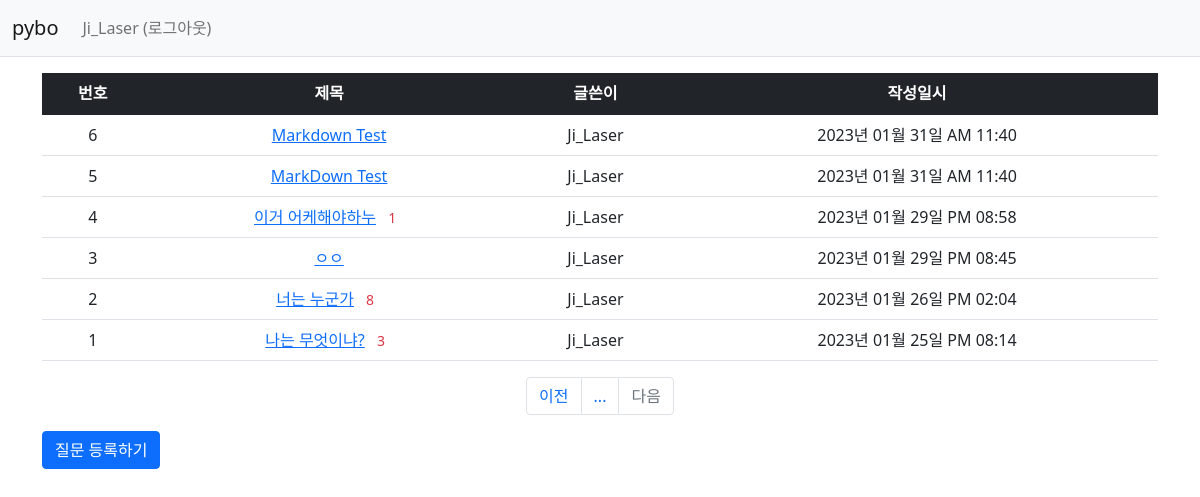
/question/list/ (signed in), run on the app's committed database.
### pybo/models.py (models this page shows)
class User(db.Model):
    id = db.Column(db.Integer, primary_key = True)
    username = db.Column(db.String(150), unique = True ,nullable = False)
    password = db.Column(db.String(150), nullable = False)
    email = db.Column(db.String(120), unique = True, nullable = False)

class Question(db.Model):
    id = db.Column(db.Integer, primary_key = True)
    subject = db.Column(db.String(255), nullable = False)
    content = db.Column(db.Text(), nullable = False)
    create_date = db.Column(db.DateTime(), nullable = False)
    user_id = db.Column(db.Integer, db.ForeignKey('user.id', ondelete='CASCADE'), nullable=False)
    user = db.relationship('User', backref=db.backref('question_set'))
    modify_date = db.Column(db.DateTime(), nullable=True)
    voter = db.relationship('User', secondary=question_voter, backref=db.backref('question_voter_set'))

### pybo/views/question_views.py (the view)
@bp.route('/list/')
def _list():
    page = request.args.get('page', type=int, default=1)  # 페이지
    question_list = Question.query.order_by(Question.create_date.desc())
    question_list = question_list.paginate(page=page, per_page=10)
    return render_template('question/question_list.html', question_list=question_list)

### pybo/filter.py (called while the page is built)
def format_datetime(value, fmt='%Y년 %m월 %d일 %p %I:%M'):
    return value.strftime(fmt)

### pybo/views/auth_views.py (called while the page is built)
@bp.before_app_request
def load_logged_in_user():
    user_id = session.get('user_id')
    if user_id is None:
        g.user = None
    else:
        g.user = User.query.get(user_id)

### pybo/templates/question/question_list.html
{% extends 'base.html' %}
{% block content %}
<div class="container my-3">
    <table class="table">
        <thead>
        <tr class="text-center table-dark">
            <th>번호</th>
            <th style="with: 50%">제목</th>
            <th>글쓴이</th>
            <th>작성일시</th>
        </tr>
        </thead>
        <tbody>
        {% if question_list %}
        {% for question in question_list.items %}
        <tr class="text-center">
            <td>{{ question_list.total - ((question_list.page-1)* question_list.per_page) - loop.index0 }}</td>
            <td class="text-center">
                <a href="{{ url_for('question.detail', question_id=question.id) }}">{{ question.subject }}</a>
                {% if question.answer_set|length > 0 %}
                <span class="text-danger small mx-2">{{ question.answer_set|length }}</span>
                {% endif %}
            </td>
            <td>
                {{ question.user.username }}
            </td>
            <td>{{ question.create_date|datetime }}</td>
        </tr>
        {% endfor %}
        {% else %}
        <tr>
            <td colspan="3">질문이 없습니다.</td>
        </tr>
        {% endif %}
        </tbody>
    </table>
    <ul class="pagination justify-content-center">
        {% if question_list.has_prev %}
        <li class="page-item">
            <a class="page-link" href="?page={{ question_list.prev_num }}">이전</a>
        </li>
        {% else %}
        <li class="page-item diasbled">
            <a class="page-link" tabindex="-1" aria-disabled="true" href="javascript:void(0)">이전</a>
        </li>
        {% endif %}
        {% for page_num in question_list.iter_pages() %}
        {% if page_num %}
        {% if page_num != question_list.page %}
        <li class="page-item">
            <a class="page-link" href="?page={{ page_num }}">{{ page_num }}</a>
        </li>
        {% else %}
        <li class="page-item activate" aria-current="page">
            <a class="page-link" href="javascript:void(0)">...</a>
        </li>
        {% endif %}
        {% else %}
        <li class="disabled">
            <a class="page-link" href="javascript:void(0)">...</a>
        </li>
        {% endif %}
        {% endfor %}
        {% if question_list.has_next %}
        <li class="page-item">
            <a class="page-link" href="?page={{ question_list.next_num }}">다음</a>
        </li>
        {% else %}
        <li class="page-item disabled">
            <a class="page-link" tabindex="-1" aria-disabled="true" href="javascript:void(0)">다음</a>
        </li>
        {% endif %}
    </ul>
    <a href="{{ url_for('question.create') }}" class="btn btn-primary">질문 등록하기</a>
</div>
{% endblock %}

### pybo/templates/navbar.html (shortened to what this page needs)
<nav class="navbar navbar-expand-lg navbar-light bg-light border-bottom">
    <div class="container-fluid">
        <a class="navbar-brand" href="{{ url_for('main.index')}}">pybo</a>
        <div class="collapse navbar-collapse" id="navbarSupportedContent">
            {% if g.user %}
            <ul class="navbar-nav">
                <li class="nav-item ">
                    <a class="nav-link" href="{{ url_for('auth.logout') }}">{{ g.user.username }} (로그아웃)</a>
                </li>
            </ul>
            {% endif %}
        </div>
    </div>
</nav>

### data on the page
User: user.username "Ji_Laser"
Question: id "6", subject "Markdown Test", user.username "Ji_Laser", create_date "2023년 01월 31일 AM 11:40"
Question: id "5", subject "MarkDown Test", user.username "Ji_Laser", create_date "2023년 01월 31일 AM 11:40"
Question: id "4", subject "이거 어케해야하누", answer_set|length "1", user.username "Ji_Laser", create_date "2023년 01월 29일 PM 08:58"
Question: id "3", subject "ㅇㅇ", user.username "Ji_Laser", create_date "2023년 01월 29일 PM 08:45"
Question: id "2", subject "너는 누군가", answer_set|length "8", user.username "Ji_Laser", create_date "2023년 01월 26일 PM 02:04"
Question: total "1", subject "나는 무엇이냐?", answer_set|length "3", user.username "Ji_Laser", create_date "2023년 01월 25일 PM 08:14"
